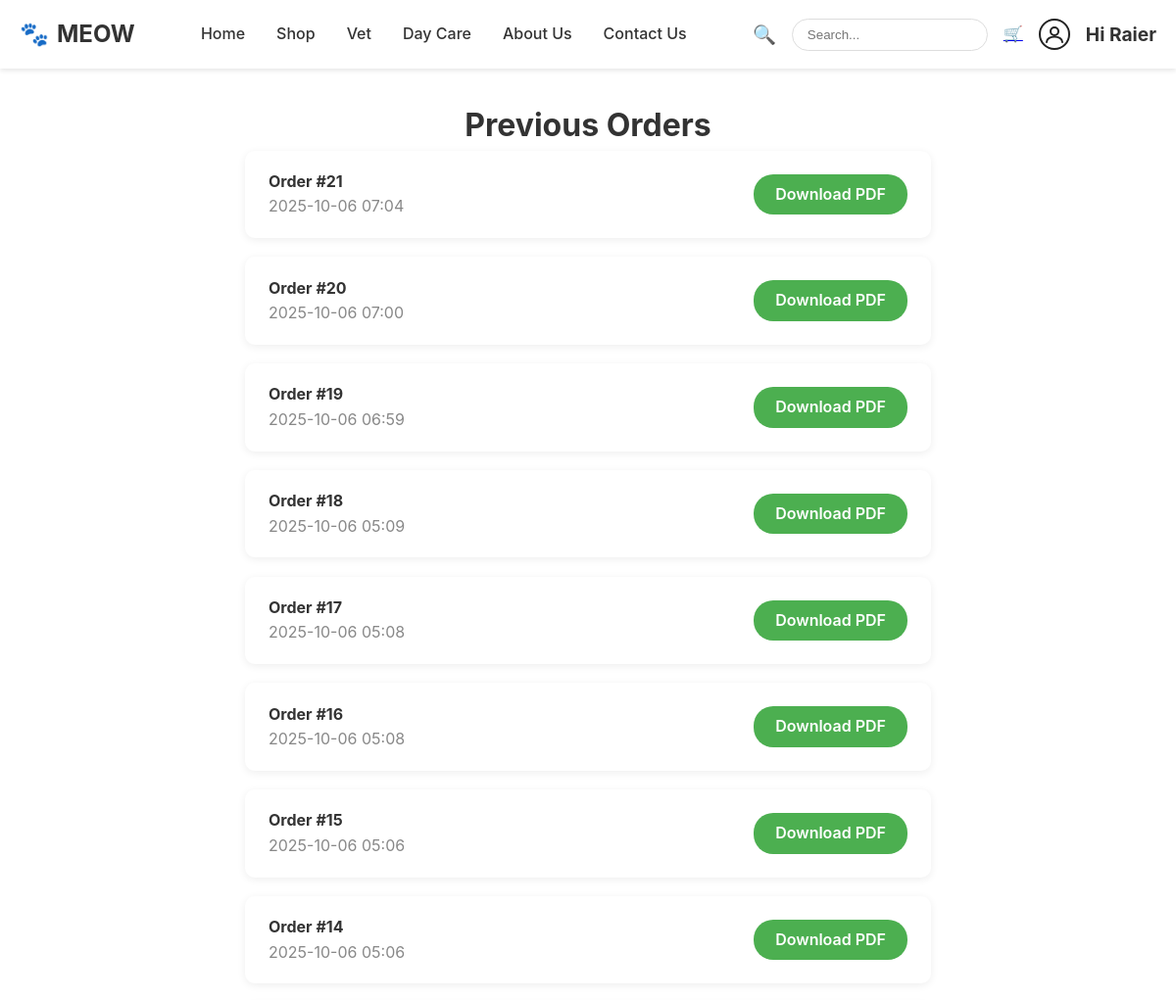
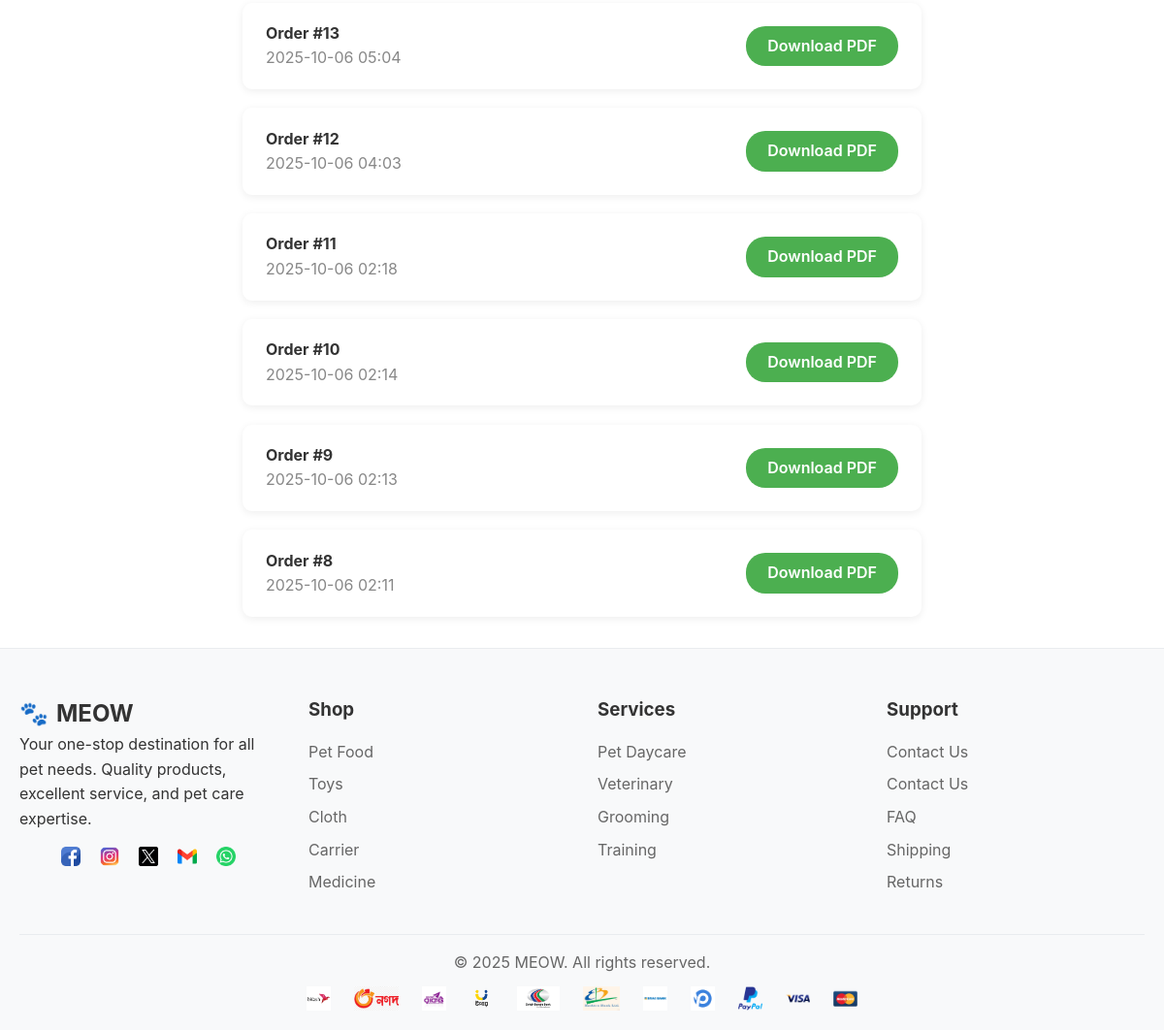
The page /shop/previous-orders/ (signed in) on the database its author committed (2 pictures, top to bottom).
### users/models.py (models this page shows, shortened)
class CustomUser(AbstractUser):
    user_type = models.CharField(max_length=10, choices=USER_TYPE_CHOICES, default='user')
    is_seller = models.BooleanField(default=False)
    is_clinic = models.BooleanField(default=False)
    is_approved = models.BooleanField(default=False)
    photo = models.ImageField(upload_to='profile_photos/', blank=True, null=True)

### shop/models.py (models this page shows, shortened)
class Receipt(models.Model):
    user = models.ForeignKey(settings.AUTH_USER_MODEL, on_delete=models.CASCADE, related_name='receipts')
    pdf = models.FileField(upload_to='receipts/')
    created_at = models.DateTimeField(auto_now_add=True)
    order_summary = models.TextField(blank=True)  # Optional: store summary for quick display

### shop/views.py (the view)
# urls.py: path("previous-orders/", views.previous_orders, name="previous_orders"),
@login_required
def previous_orders(request):
    receipts = Receipt.objects.filter(user=request.user).order_by('-created_at')
    return render(request, "shop/previous_orders.html", {"receipts": receipts})

### shop/context_processors.py (called while the page is built)
def cart_context(request):
    cart = request.session.get('cart', {})
    if isinstance(cart, list):
        cart_count = len(cart)
    else:
        cart_count = sum(cart.values()) if cart else 0
    return {
        'cart_count': cart_count
    }

### templates/shop/previous_orders.html (shortened to what this page needs)
{% extends "base.html" %}
{% block content %}
<main class="main-content" style="max-width:700px;margin:2rem auto;">
    <h1 style="text-align:center;">Previous Orders</h1>
    {% if receipts %}
        <ul style="list-style:none;padding:0;">
            {% for receipt in receipts %}
            <li style="background:#fff;margin-bottom:1.2rem;padding:1.2rem 1.5rem;border-radius:10px;box-shadow:0 2px 8px rgba(0,0,0,0.07);display:flex;justify-content:space-between;align-items:center;">
                <div>
                    <strong>Order #{{ receipt.id }}</strong><br>
                    <span style="color:#888;">{{ receipt.created_at|date:"Y-m-d H:i" }}</span>
                </div>
                <a href="{% url 'shop:download_receipt' receipt.id %}" class="login-btn" style="background:#4caf50;">Download PDF</a>
            </li>
            {% endfor %}
        </ul>
    {% else %}
        <p style="text-align:center;">No previous orders found.</p>
    {% endif %}
</main>
{% endblock %}

### templates/base.html (shortened to what this page needs)
{% load static %}
<!DOCTYPE html>
<html lang="en">
<head>
</head>
<body>
<header>
    <div class="container">
        <div class="header-content">
            <div class="logo">MEOW</div>
            <nav>
                <ul>
                    <li><a href="{% url 'users:user_home_page' %}">Home</a></li>
                    <li><a href="{% url 'shop:shop' %}">Shop</a></li>
                    <li><a href="{% url 'vets:clinic_doctor_list' %}">Vet</a></li>
                    <li><a href="{% url 'vets:clinic_list' %}">Day Care</a></li>
                    <li><a href="{% url 'about_us' %}">About Us</a></li>
                    <li><a href="{% url 'contact_us' %}">Contact Us</a></li>
                </ul>
            </nav>
            <div class="header-icons">
                {% if request.resolver_match.url_name != "login" and request.resolver_match.url_name != "register" %}
                    <span>🔍</span>
                    <input type="text" placeholder="Search..." class="search-bar">
                    <a href="{% url 'shop:cart' %}">🛒</a>
                    {% if user.is_authenticated %}
                        <a href="{% url 'users:profile' %}" class="profile-link" style="display:flex;align-items:center;gap:10px;">
                            <span style="display:inline-flex;align-items:center;">
                            </span>
                        </a>
                        <span style="font-weight:700; color: #333;">Hi {{ user.username }}</span>
                    {% endif %}
                {% endif %}
            </div>
        </div>
    </div>
</header>
<main>
    {% block content %}{% endblock %}
</main>
<footer>
    <div class="container">
        <div class="footer-content">
            <div class="footer-section">
                <div class="logo">MEOW</div>
                <p>Your one-stop destination for all pet needs. Quality products, excellent service, and pet care expertise.</p>
                <div class="social-icons">
                    <a href="https://www.facebook.com" target="_blank" class="social-icon">
                        <img src="{% static 'images/social_icon/facebook.png' %}" alt="Facebook">
                    </a>
                    <a href="https://www.instagram.com" target="_blank" class="social-icon">
                        <img src="{% static 'images/social_icon/instagram.png' %}" alt="Instagram">
                    </a>
                    <a href="https://www.twitter.com" target="_blank" class="social-icon">
                        <img src="{% static 'images/social_icon/twitter.png' %}" alt="Twitter">
                    </a>
                    <a href="mailto:yourmail@gmail.com" target="_blank" class="social-icon">
                        <img src="{% static 'images/social_icon/gmail.png' %}" alt="Gmail">
                    </a>
                    <a href="https://wa.me/1234567890" target="_blank" class="social-icon">
                        <img src="{% static 'images/social_icon/whatsapp.png' %}" alt="WhatsApp">
                    </a>
                </div>
            </div>
            <div class="footer-section">
                <h3>Shop</h3>
                <ul>
                    <li><a href="{% url 'shop:food' %}">Pet Food</a></li>
                    <li><a href="{% url 'shop:toy' %}">Toys</a></li>
                    <li><a href="{% url 'shop:cloth' %}">Cloth</a></li>
                    <li><a href="{% url 'shop:carrier' %}">Carrier</a></li>
                    <li><a href="{% url 'shop:medicine' %}">Medicine</a></li>
                </ul>
            </div>
            <div class="footer-section">
                <h3>Services</h3>
                <ul>
                    <li><a href="#">Pet Daycare</a></li>
                    <li><a href="#">Veterinary</a></li>
                    <li><a href="#">Grooming</a></li>
                    <li><a href="#">Training</a></li>
                </ul>
            </div>
            <div class="footer-section">
                <h3>Support</h3>
                <ul>
                    <li><a href="{% url 'users:contact_us' %}">Contact Us</a></li>
                    <li><a href="{% url 'about_us' %}">Contact Us</a></li>
                    <li><a href="#">FAQ</a></li>
                    <li><a href="#">Shipping</a></li>
                    <li><a href="#">Returns</a></li>
                </ul>
            </div>
        </div>
        <div class="footer-bottom">
            <p>&copy; 2025 MEOW. All rights reserved.</p>
            <div class="payment-methods">
                <div class="payment-method"><img src="{% static 'images/icon/bkash.png' %}" alt="Bkash"></div>
                <div class="payment-method"><img src="{% static 'images/icon/Nagad.png' %}" alt="Nagad"></div>
                <div class="payment-method"><img src="{% static 'images/icon/rocket.png' %}" alt="Rocket"></div>
                <div class="payment-method"><img src="{% static 'images/icon/upay.png' %}" alt="Upay"></div>
                <div class="payment-method"><img src="{% static 'images/icon/dbbl.jpg' %}" alt="DBBL"></div>
                <div class="payment-method"><img src="{% static 'images/icon/ebl.png' %}" alt="EBL"></div>
                <div class="payment-method"><img src="{% static 'images/icon/BRAC.png' %}" alt="Brac Bank"></div>
                <div class="payment-method"><img src="{% static 'images/icon/pathao_pay.png' %}" alt="Pathao Pay"></div>
                <div class="payment-method"><img src="{% static 'images/icon/paypal.png' %}" alt="PayPal"></div>
                <div class="payment-method"><img src="{% static 'images/icon/visa.png' %}" alt="Visa"></div>
                <div class="payment-method"><img src="{% static 'images/icon/card.png' %}" alt="MasterCard"></div>
            </div>
        </div>
    </div>
</footer>
</body>
</html>

### templates/base.html (style rules this page uses)
* { margin: 0; padding: 0; box-sizing: border-box; }
body { font-family: -apple-system, BlinkMacSystemFont, 'Segoe UI', Roboto, Oxygen, Ubuntu, Cantarell, sans-serif; line-height: 1.6; color: #333; }
.container { max-width: 1200px; margin: 0 auto; padding: 0 20px; }
header { background: white; padding: 1rem 0; box-shadow: 0 2px 5px rgba(0,0,0,0.1); position: sticky; top: 0; z-index: 100; }
.header-content { display: flex; justify-content: space-between; align-items: center; }
.logo { display: flex; align-items: center; font-size: 1.5rem; font-weight: bold; color: #333; }
.logo::before { content: "🐾"; margin-right: 8px; }
nav ul { display: flex; list-style: none; gap: 2rem; }
nav a { text-decoration: none; color: #333; font-weight: 500; transition: color 0.3s; }
.header-icons { display: flex; gap: 1rem; align-items: center; }
.header-icons span { cursor: pointer; font-size: 1.2rem; }
.search-bar { padding: 8px 15px; border: 1px solid #ddd; border-radius: 20px; outline: none; width: 200px; }
.login-btn { background: #ff6b35; color: white; border: none; border-radius: 20px; padding: 8px 22px; font-weight: 600; cursor: pointer; text-decoration: none; margin-left: 18px; transition: background 0.2s; }
footer { background: #f8f9fa; color: #333; padding: 3rem 0 1rem; border-top: 1px solid #e9ecef; }
.footer-content { display: grid; grid-template-columns: repeat(auto-fit, minmax(250px, 1fr)); gap: 2rem; margin-bottom: 2rem; }
.footer-section h3 { margin-bottom: 1rem; color: #333; font-weight: bold; }
.footer-section ul { list-style: none; }
.footer-section ul li { margin-bottom: 0.5rem; }
.footer-section ul li a { color: #666; text-decoration: none; }
.footer-bottom { border-top: 1px solid #e9ecef; padding-top: 1rem; text-align: center; color: #666; }
.footer-section p { margin-bottom: 15px; }
.social-icons { display: flex; justify-content: center; align-items: center; gap: 20px; }
.social-icon img { height: 20px; width: auto; display: block; transition: transform 0.2s; }
.payment-methods { margin-top: 0.5rem; display: flex; justify-content: center; gap: 8px; }
.payment-method { padding: 4px 8px; border-radius: 3px; font-size: 11px; font-weight: bold; color: white; }
.payment-method img { height: 25px; width: auto; display: block; }

### rows shown on the page
CustomUser: username "Raier"
Receipt: id "21", created_at "2025-10-06 07:04"
Receipt: id "20", created_at "2025-10-06 07:00"
Receipt: id "19", created_at "2025-10-06 06:59"
Receipt: id "18", created_at "2025-10-06 05:09"
Receipt: id "17", created_at "2025-10-06 05:08"
Receipt: id "16", created_at "2025-10-06 05:08"
Receipt: id "15", created_at "2025-10-06 05:06"
Receipt: id "14", created_at "2025-10-06 05:06"
Receipt: id "13", created_at "2025-10-06 05:04"
Receipt: id "12", created_at "2025-10-06 04:03"
Receipt: id "11", created_at "2025-10-06 02:18"
Receipt: id "10", created_at "2025-10-06 02:14"
Receipt: id "9", created_at "2025-10-06 02:13"
Receipt: id "8", created_at "2025-10-06 02:11"
